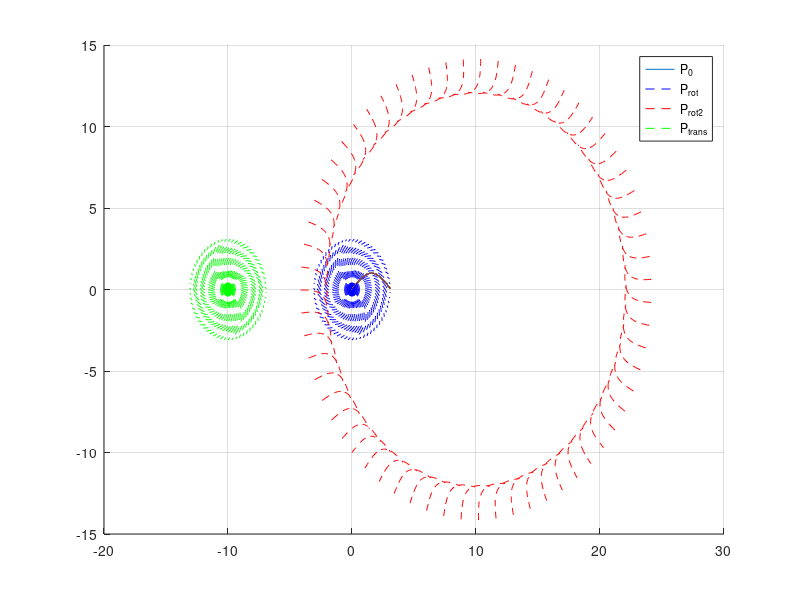

Here is the MATLAB script that generated this plot:
clear;close all;clc

%escolha os pontos aqui
% y = [ones(1,10) 3*ones(1,5) ones(1,6) 5*ones(1,7) ones(1,4)];
% x = linspace(1,4,length(y));

x = 0:0.1:pi
y = sin(x)
P0 = [x;y];
figure
hold on
grid on
%% Rotacao em torno da origem

for angle = 0:0.1:2*pi

plot(x,y);

R = [cos(angle) -sin(angle);sin(angle) cos(angle)];

P1 = R*P0;
x1 = P1(1,:);
y1 = P1(2,:);
plot(x1,y1,'b--');

%% Rotação em torno de um ponto arbitrário
p_center = [10;0];

P2 = R*[x-p_center(1);y-p_center(1)] + p_center
x2 = P2(1,:);
y2 = P2(2,:);

plot(x2,y2,'r--');

%% Rotação + Translação
T = [-10;0];
P3 = R*P0  + T;

x_transform = P3(1,:);
y_transform = P3(2,:);

plot(x_transform,y_transform,'g--')
pause(0.1)
end
legend('P_0','P_{rot}','P_{rot2}','P_{trans}')
